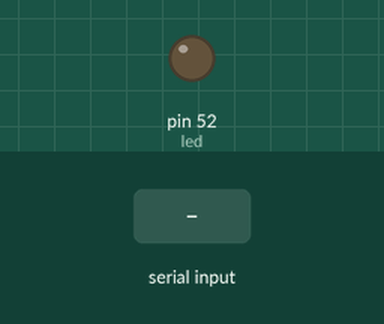
This sketch was run on a simulated Arduino Mega 2560, built with avr-gcc and run on an emulated ATmega2560. Shown: output pins drawn as LEDs (lit = HIGH). Inputs (shaded band) come from the test bench.

Above: at 1.2 s.
1.3 s: "0" received over Serial
At 2.4 s:
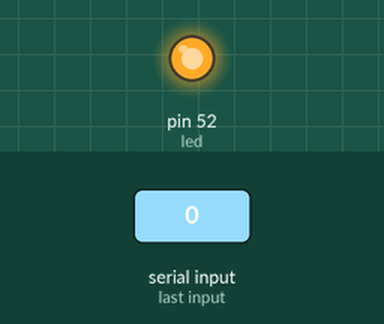
2.8 s: "1" received over Serial
At 3.6 s:
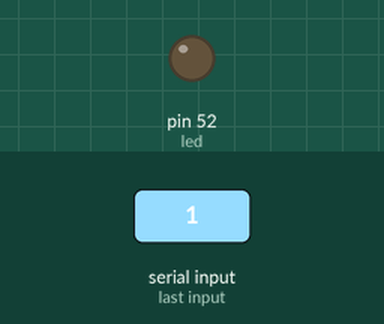
Timing chart, 0 to 5.8 s (numbered marks = the images above; inputs shaded):
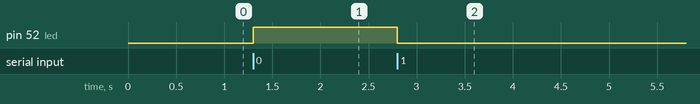

Measured:
- after the input at 1.3 s, pin 52 (led): LOW → HIGH at once
- after the input at 2.8 s, pin 52 (led): HIGH → LOW at once

The sketch:

test1.ino
```cpp
int led = 52;
int incomingByte = 0;

void setup() {
  pinMode(led, OUTPUT);
  Serial.begin(9600);
}

void loop() {

  if (Serial.available() > 0) {
      incomingByte = 0;
      incomingByte = Serial.read();

      if(incomingByte == 48){ // 48 means 1
        digitalWrite(led, HIGH );
      }else { // else write low
       digitalWrite(led, LOW);
      }
  }
}
```
